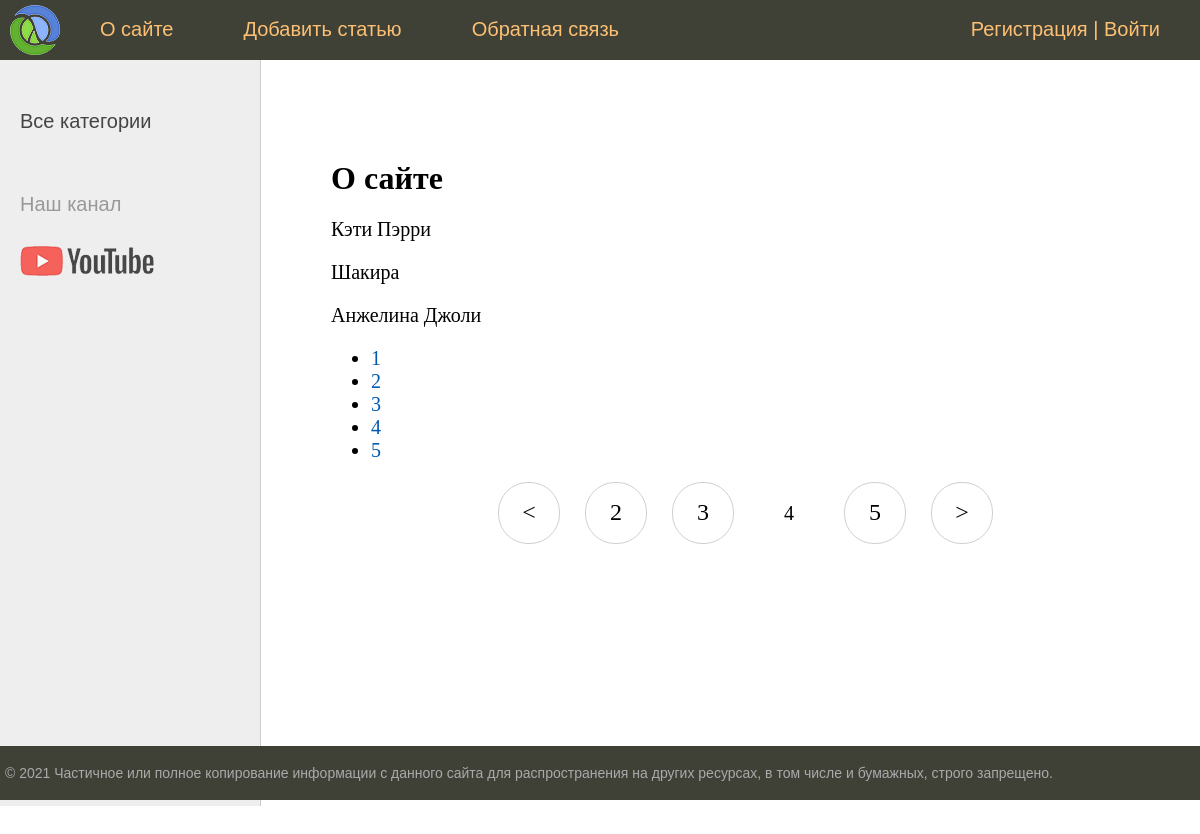
/about/?page=4, run on the app's committed database.
### women/models.py (models this page shows, shortened)
class Women(models.Model):
    title = models.CharField(max_length=255, verbose_name='Заголовок')
    slug = models.SlugField(max_length=255, unique=True, db_index=True, verbose_name='URL')
    content = models.TextField(blank=True, verbose_name='Текст статьи')
    photo = models.ImageField(upload_to="photos/%Y/%m/d%", verbose_name='Фото')
    time_create = models.DateTimeField(auto_now_add=True, verbose_name='Время создания')
    time_update = models.DateTimeField(auto_now=True, verbose_name='Время изменения')
    is_published = models.BooleanField(default=True, verbose_name='Опубликовано')
    cat = models.ForeignKey('Category', on_delete=models.PROTECT, verbose_name='Категория')
    def __str__(self):
        return self.title
    class Meta:
        verbose_name = 'Известные женщины'
        verbose_name_plural = 'Известные женщины'
        ordering = ['id']

### women/views.py (the view)
# urls.py: path('about/', about, name='about'),
def about(request):
    contact_list = Women.objects.all()
    paginator = Paginator(contact_list, 3)
    page_number = request.GET.get('page')
    page_obj = paginator.get_page(page_number)
    return render(request, 'women/about.html', {'page_obj': page_obj, 'menu': menu, 'title': 'О сайте'})

### women/templates/women/about.html
{% extends 'women/base.html' %}
{% block content %}
<h1>{{title}}</h1>
{% for contact in page_obj %}
<p>{{ contact }}</p>
{% endfor %}
<nav>
    <ul>
        {% for p in page_obj.paginator.page_range %}
        <li>
            <a href="?page={{ p }}">{{ p }}</a>
        </li>
        {% endfor %}
    </ul>
</nav>
{% endblock %}

### women/static/women/css/styles.css (style rules this page uses)
html, body { font-family: 'Arial'; margin: 0; padding: 0; height: 100%; width: 100%; color: #444; }
a { color: #0059b2; text-decoration: none; }
.content-text h1 { font-size: 32px; }

### data on the page
Women: title "Кэти Пэрри"
Women: title "Шакира"
Women: title "Анжелина Джоли"

### other printed values
{{ m.title }} "О сайте" "Добавить статью" "Обратная связь"
{{ title }} "О сайте"
{{ p }} "1" "2" "3" "4" "5"
{{ p }} "2" "3" "5"
{{ p }} "4"
